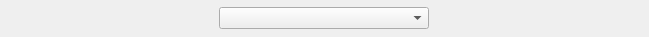
<?xml version="1.0" encoding="UTF-8"?>
<ui version="4.0">
 <class>QueryablePropertyWidget</class>
 <widget class="QWidget" name="QueryablePropertyWidget">
  <property name="geometry">
   <rect>
    <x>0</x>
    <y>0</y>
    <width>649</width>
    <height>37</height>
   </rect>
  </property>
  <property name="sizePolicy">
   <sizepolicy hsizetype="Expanding" vsizetype="Fixed">
    <horstretch>0</horstretch>
    <verstretch>0</verstretch>
   </sizepolicy>
  </property>
  <property name="maximumSize">
   <size>
    <width>16777215</width>
    <height>222</height>
   </size>
  </property>
  <property name="windowTitle">
   <string>Asset</string>
  </property>
  <layout class="QVBoxLayout" name="verticalLayout">
   <property name="leftMargin">
    <number>4</number>
   </property>
   <property name="topMargin">
    <number>5</number>
   </property>
   <property name="rightMargin">
    <number>5</number>
   </property>
   <property name="bottomMargin">
    <number>5</number>
   </property>
   <item>
    <layout class="QGridLayout" name="gridLayout">
     <property name="sizeConstraint">
      <enum>QLayout::SetDefaultConstraint</enum>
     </property>
     <item row="0" column="2">
      <widget class="QFrame" name="property_input">
       <property name="sizePolicy">
        <sizepolicy hsizetype="Preferred" vsizetype="Preferred">
         <horstretch>0</horstretch>
         <verstretch>0</verstretch>
        </sizepolicy>
       </property>
       <property name="frameShape">
        <enum>QFrame::NoFrame</enum>
       </property>
       <property name="frameShadow">
        <enum>QFrame::Raised</enum>
       </property>
      </widget>
     </item>
     <item row="0" column="0">
      <widget class="QFrame" name="property_label">
       <property name="sizePolicy">
        <sizepolicy hsizetype="Preferred" vsizetype="Preferred">
         <horstretch>0</horstretch>
         <verstretch>0</verstretch>
        </sizepolicy>
       </property>
       <property name="frameShape">
        <enum>QFrame::NoFrame</enum>
       </property>
       <property name="frameShadow">
        <enum>QFrame::Raised</enum>
       </property>
      </widget>
     </item>
     <item row="0" column="1">
      <widget class="QComboBox" name="operator_cmb">
       <property name="sizePolicy">
        <sizepolicy hsizetype="Preferred" vsizetype="Fixed">
         <horstretch>0</horstretch>
         <verstretch>0</verstretch>
        </sizepolicy>
       </property>
       <property name="toolTip">
        <string>Operator to be used when filtering, defaults to equal operator.</string>
       </property>
      </widget>
     </item>
    </layout>
   </item>
  </layout>
 </widget>
 <resources/>
 <connections/>
</ui>
